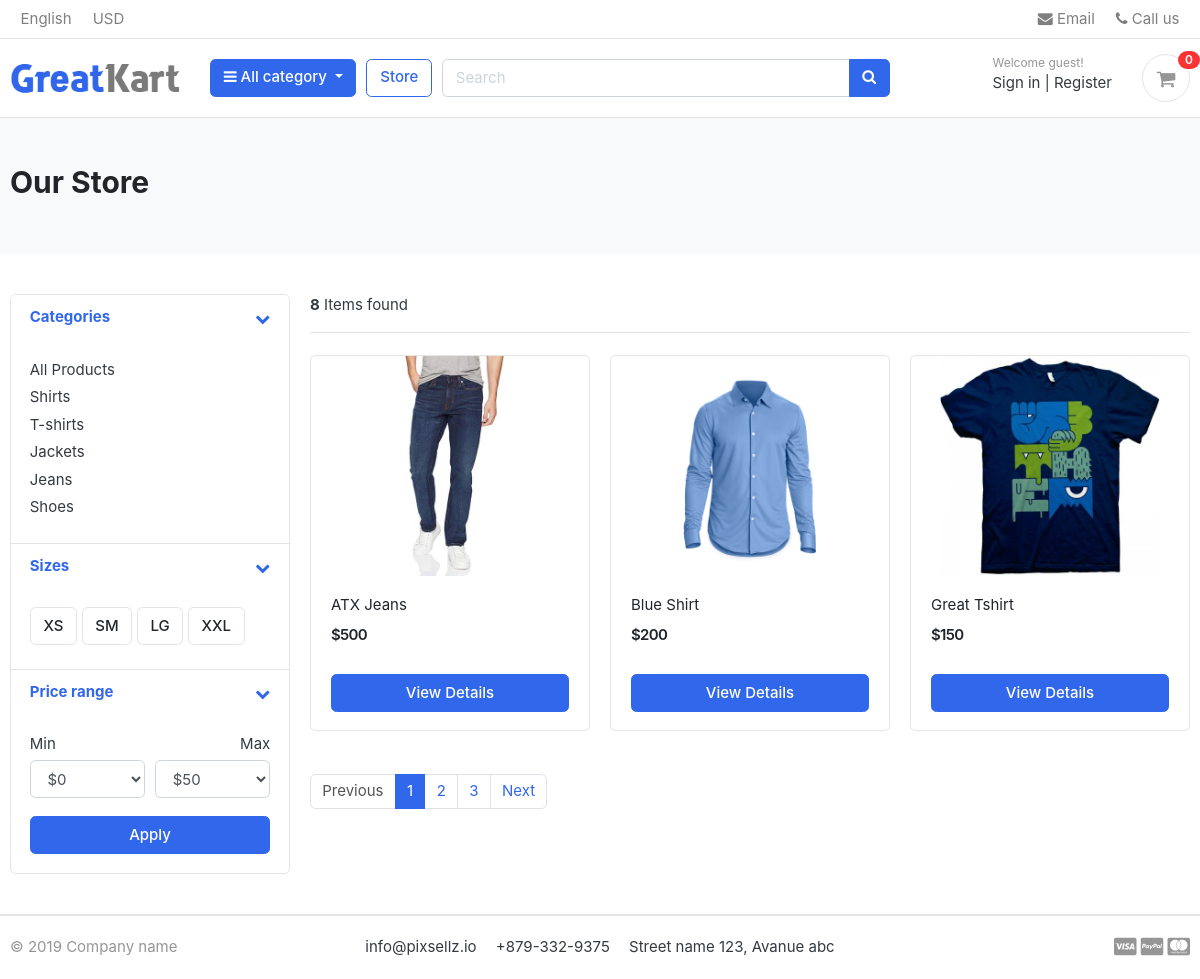
/store/, run on the app's committed database.
### category/models.py (models this page shows, shortened)
class Category(models.Model):
    category_name = models.CharField(max_length=50, unique=True)
    slug = models.SlugField(max_length=100, unique=True)
    description = models.TextField(max_length=255, blank=True)
    category_image = models.ImageField(upload_to='photos/categories', blank=True)
    class Meta:
        verbose_name_plural = 'categories'
    def get_url(self):
        return reverse('products_by_categories', args=(self.slug,))

### store/models.py (models this page shows, shortened)
class Product(models.Model):
    product_name    = models.CharField(max_length=200, unique=True)
    slug            = models.SlugField(max_length=200, unique=True)
    description     = models.TextField(max_length=500, blank=True)
    price           = models.IntegerField()
    images          = models.ImageField(upload_to='photos/products')
    stock           = models.IntegerField()
    is_available    = models.BooleanField(default=True)
    category        = models.ForeignKey(Category, on_delete=models.CASCADE)
    created_date    = models.DateTimeField(auto_now_add=True)
    modified_date   = models.DateTimeField(auto_now=True)
    def get_url(self):
        return reverse('product_detail', kwargs={
            'category_slug': self.category.slug,
            'product_slug': self.slug
        })
        revers

### store/views.py (the view)
# urls.py: path('store/', include('store.urls')),
def store(request, category_slug=None):
    if category_slug != None:
        category = get_object_or_404(Category, slug=category_slug)
        products = Product.objects.filter(is_available=True, category=category).order_by('id')
    else:
        products = Product.objects.filter(is_available=True).order_by('id')
    paginator = Paginator(products, 1 if category_slug else 3)
    page = request.GET.get('page')
    paged_products = paginator.get_page(page)
    product_counts = products.count()
    return render(request, 'store/store.html', context={
        'products': paged_products,
        'product_counts': product_counts
    })

### cart/context_processors.py (called while the page is built)
def counter(request):
    items_in_cart = 0
    try:
        if request.user.is_authenticated:
            cart_items = CartItem.objects.filter(user=request.user)
        else:
            cart = Cart.objects.get(cart_id=get_current_cart(request))
            cart_items = CartItem.objects.filter(cart=cart)
        for cart_item in cart_items:
            items_in_cart += cart_item.quantity
    except Cart.DoesNotExist:
        pass
    return dict(items_in_cart=items_in_cart)

### cart/views.py (called while the page is built)
def get_current_cart(request):
    if not request.session.session_key:
        request.session.create()
    return request.session.session_key

### category/context_processors.py (called while the page is built)
def menu_links(request):
    links = Category.objects.all()
    return dict(links=links)

### templates/store/store.html (shortened to what this page needs)
{% extends 'base.html' %}
{% block content %}
<section class="section-pagetop bg">
    <div class="container">
        {% if 'search' in request.path %}
            <h2 class="title-page">Search Results</h2>
        {% else %}
            <h2 class="title-page">Our Store</h2>
        {% endif %}
    </div>
    </section>
    <section class="section-content padding-y">
    <div class="container">
    <div class="row">
        <aside class="col-md-3">
    <div class="card">
        <article class="filter-group">
            <header class="card-header">
                <a href="#" data-toggle="collapse" data-target="#collapse_1" aria-expanded="true" class="">
                    <i class="icon-control fa fa-chevron-down"></i>
                    <h6 class="title">Categories</h6>
                </a>
            </header>
            <div class="filter-content collapse show" id="collapse_1">
                <div class="card-body">
                    <ul class="list-menu">
                        <li><a href="{% url 'store' %}">All Products</a></li>
                        {% for category in links %}
                            <li><a href="{{ category.get_url }}">{{ category.category_name }}</a></li>
                        {% endfor %}
                    </ul>
                </div>
            </div>
        </article>
        <article class="filter-group">
            <header class="card-header">
                <a href="#" data-toggle="collapse" data-target="#collapse_4" aria-expanded="true" class="">
                    <i class="icon-control fa fa-chevron-down"></i>
                    <h6 class="title">Sizes </h6>
                </a>
            </header>
            <div class="filter-content collapse show" id="collapse_4">
                <div class="card-body">
                  <label class="checkbox-btn">
                    <span class="btn btn-light"> XS </span>
                  </label>
                  <label class="checkbox-btn">
                    <span class="btn btn-light"> SM </span>
                  </label>
                  <label class="checkbox-btn">
                    <span class="btn btn-light"> LG </span>
                  </label>
                  <label class="checkbox-btn">
                    <span class="btn btn-light"> XXL </span>
                  </label>
            </div>
            </div>
        </article>
        <article class="filter-group">
            <header class="card-header">
                <a href="#" data-toggle="collapse" data-target="#collapse_3" aria-expanded="true" class="">
                    <i class="icon-control fa fa-chevron-down"></i>
                    <h6 class="title">Price range </h6>
                </a>
            </header>
            <div class="filter-content collapse show" id="collapse_3">
                <div class="card-body">
                    <div class="form-row">
                    <div class="form-group col-md-6">
                      <label>Min</label>
                          <select class="mr-2 form-control">
                            <option value="0">$0</option>
                        </select>
                    </div>
                    <div class="form-group text-right col-md-6">
                      <label>Max</label>
                          <select class="mr-2 form-control">
                            <option value="50">$50</option>
                        </select>
                    </div>
                    </div>
                    <button class="btn btn-block btn-primary">Apply</button>
                </div>
            </div>
        </article>
    </div>
        </aside>
        <main class="col-md-9">
    <header class="border-bottom mb-4 pb-3">
            <div class="form-inline">
                <span class="mr-md-auto"><b>{{ product_counts }}</b> Items found </span>
            </div>
    </header>
    <div class="row">
        {% if not products %}
            <div class="mx-auto"><h2>No Results found. Please try again.</h2></div>
        {% else %}
            {% for product in products %}
            <div class="col-md-4">
                <figure class="card card-product-grid">
                    <div class="img-wrap">
                        <a href="{{ product.get_url }}"><img src="{{ product.images.url }}"></a>
                    </div>
                    <figcaption class="info-wrap">
                        <div class="fix-height">
                            <a href="{{ product.get_url }}" class="title">{{ product.product_name }}</a>
                            <div class="price-wrap mt-2">
                                <span class="price">${{ product.price }}</span>
                            </div>
                        </div>
                        <a href="{{ product.get_url }}" class="btn btn-block btn-primary">View Details </a>
                    </figcaption>
                </figure>
            </div>
            {% endfor %}
        {% endif%}
    </div>
    {% if products.has_other_pages %}
    <nav class="mt-4" aria-label="Page navigation sample">
      <ul class="pagination">
        {% if products.has_previous %}
            <li class="page-item"><a class="page-link" href="?page={{ products.previous_page_number }}">Previous</a></li>
        {% else %}
        <li class="page-item disabled"><a class="page-link" href="#">Previous</a></li>
        {% endif %}
        {% for i in products.paginator.page_range %}
            {% if products.number == i %}
                <li class="page-item active"><a class="page-link" href="#">{{ i }}</a></li>
            {% else %}
                <li class="page-item"><a class="page-link" href="?page={{i}}">{{ i }}</a></li>
            {% endif %}
        {% endfor %}
        {% if products.has_next %}
            <li class="page-item"><a class="page-link" href="?page={{ products.next_page_number }}">Next</a></li>
        {% else %}
        <li class="page-item disabled"><a class="page-link" href="#">Next</a></li>
        {% endif %}
      </ul>
    </nav>
    {% endif %}
        </main>
    </div>
    </div>
    </section>
{% endblock %}

### static/css/ui.css (style rules this page uses)
html { font-family: "Inter", sans-serif; font-size: 15px; }
.img-wrap { text-align: center; display: block; }
.img-wrap img { max-width: 100%; }
.price-wrap { letter-spacing: -0.7px; }
.padding-y { padding-top: 40px; padding-bottom: 40px; }
figure { margin-bottom: 0; }
article:after, .form-group:after { display: block; clear: both; content: ""; }
.bg { background-color: #f8f9fa; }
.title-page { color: #212529; }
.btn-light { background-color: #fff; border-color: #e4e4e4; }
[class*=list-] li:after { visibility: hidden; display: block; content: ""; overflow: hidden; height: 0; clear: both; }
.list-menu { list-style: none; margin: 0; padding-left: 0; }
.list-menu li { margin-bottom: 5px; }
.list-menu a { color: #343a40; }
[class*=card-product] a.title { color: #212529; display: block; }
[class*=card-product] .img-wrap { overflow: hidden; position: relative; }
[class*=card-product] .img-wrap img { height: 100%; max-width: 100%; width: auto; display: inline-block; -o-object-fit: cover; object-fit: cover; }
.card-product-grid { margin-bottom: 20px; }
.card-product-grid .img-wrap { border-radius: 0.2rem 0.2rem 0 0; height: 220px; }
.card-product-grid .info-wrap { overflow: hidden; padding: 18px 20px; }
.card-product-grid .fix-height { height: 80px; overflow: hidden; }
.card .img-wrap { overflow: hidden; }
.price { font-weight: 600; color: #212529; }
.icon-control { margin-top: 5px; float: right; font-size: 80%; }
.card-header .title { margin-bottom: 0; line-height: 1.5; }
.filter-group { border-bottom: 1px solid #e4e4e4; }
.filter-group .card-header { border-bottom: 0; }
.filter-group:last-child { border-bottom: 0; }
.checkbox-btn { position: relative; }
.section-pagetop { padding: 45px 0; }

### data on the page
Category: category_name "Shirts"
Category: category_name "T-shirts"
Category: category_name "Jackets"
Category: category_name "Jeans"
Category: category_name "Shoes"
Product: images (picture), product_name "ATX Jeans", price "500"
Product: images (picture), product_name "Blue Shirt", price "200"
Product: images (picture), product_name "Great Tshirt", price "150"

### other printed values
{{ items_in_cart }} "0"
{{ product_counts }} "8"
{{ i }} "1"
{{ i }} "2" "3"
